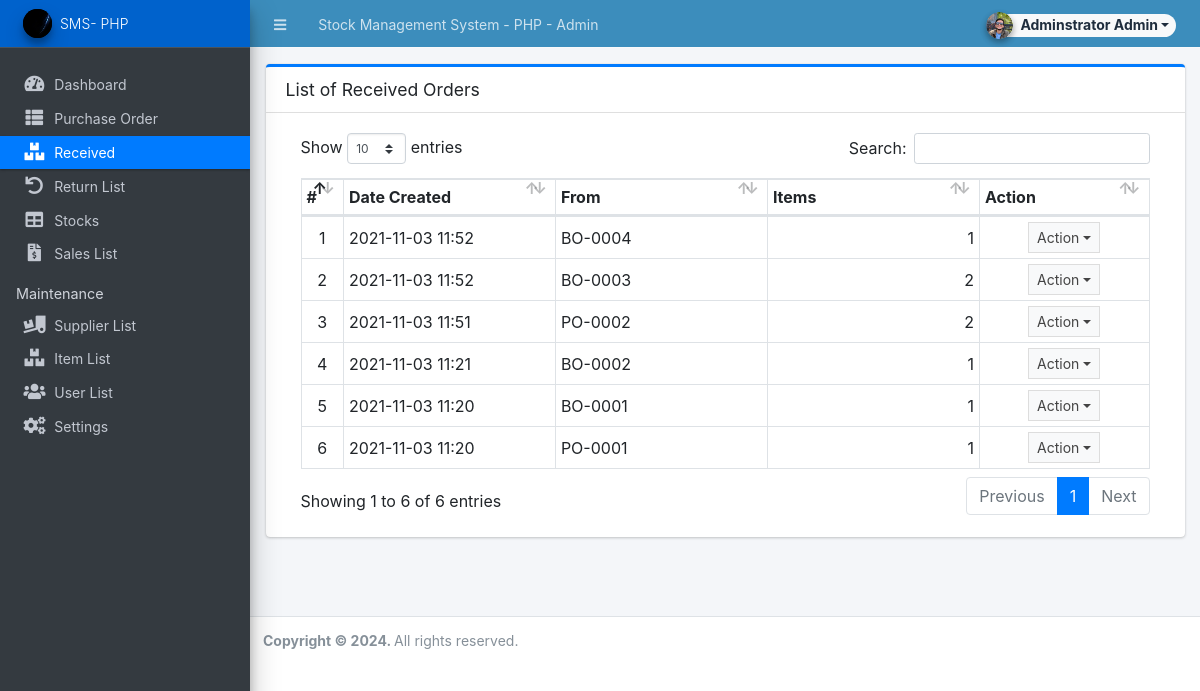
/admin/?page=receiving (signed in), run on the app's committed database.
### tables this page shows
CREATE TABLE `receiving_list` (
  `id` int(30) NOT NULL,
  `form_id` int(30) NOT NULL,
  `from_order` tinyint(1) NOT NULL DEFAULT 1 COMMENT '1=PO ,2 = BO',
  `amount` float NOT NULL DEFAULT 0,
  `discount_perc` float NOT NULL DEFAULT 0,
  `discount` float NOT NULL DEFAULT 0,
  `tax_perc` float NOT NULL DEFAULT 0,
  `tax` float NOT NULL DEFAULT 0,
  `stock_ids` text DEFAULT NULL,
  `remarks` text DEFAULT NULL,
  `date_created` datetime NOT NULL DEFAULT current_timestamp(),
  `date_updated` datetime NOT NULL DEFAULT current_timestamp() ON UPDATE current_timestamp()
);

CREATE TABLE `back_order_list` (
  `id` int(30) NOT NULL,
  `receiving_id` int(30) NOT NULL,
  `po_id` int(30) NOT NULL,
  `bo_code` varchar(50) NOT NULL,
  `supplier_id` int(30) NOT NULL,
  `amount` float NOT NULL,
  `discount_perc` float NOT NULL DEFAULT 0,
  `discount` float NOT NULL DEFAULT 0,
  `tax_perc` float NOT NULL DEFAULT 0,
  `tax` float NOT NULL DEFAULT 0,
  `remarks` text DEFAULT NULL,
  `status` tinyint(4) NOT NULL DEFAULT 0 COMMENT '0 = pending, 1 = partially received, 2 =received',
  `date_created` datetime NOT NULL DEFAULT current_timestamp(),
  `date_updated` datetime NOT NULL DEFAULT current_timestamp() ON UPDATE current_timestamp()
);

CREATE TABLE `purchase_order_list` (
  `id` int(30) NOT NULL,
  `po_code` varchar(50) NOT NULL,
  `supplier_id` int(30) NOT NULL,
  `amount` float NOT NULL,
  `discount_perc` float NOT NULL DEFAULT 0,
  `discount` float NOT NULL DEFAULT 0,
  `tax_perc` float NOT NULL DEFAULT 0,
  `tax` float NOT NULL DEFAULT 0,
  `remarks` text NOT NULL,
  `status` tinyint(4) NOT NULL DEFAULT 0 COMMENT '0 = pending, 1 = partially received, 2 =received',
  `date_created` datetime NOT NULL DEFAULT current_timestamp(),
  `date_updated` datetime NOT NULL DEFAULT current_timestamp() ON UPDATE current_timestamp()
);

### config.php (called while the page is built, shortened)
<?php
require_once('classes/DBConnection.php');
require_once('classes/SystemSettings.php');
function validate_image($file){
	if(!empty($file)){
        $ex = explode('?',$file);
        $file = $ex[0];
        $param =  isset($ex[1]) ? '?'.$ex[1]  : '';
		if(is_file(base_app.$file)){
			return base_url.$file.$param;
		}else{
			return base_url.'dist/img/1.jpg';
		}
	}else{
		return base_url.'dist/img/1.jpg';
	}
}
function isMobileDevice(){
    $aMobileUA = array(
        '/iphone/i' => 'iPhone',
        '/ipod/i' => 'iPod',
        '/ipad/i' => 'iPad',
        '/android/i' => 'Android',
        '/blackberry/i' => 'BlackBerry',
        '/webos/i' => 'Mobile'
    );
    return false;
}

### classes/DBConnection.php (called while the page is built, shortened)
<?php
class DBConnection{
    private $host = DB_SERVER;
    private $username = DB_USERNAME;
    private $password = DB_PASSWORD;
    private $database = DB_NAME;
    public $conn;
    public function __construct(){
        if (!isset($this->conn)) {
            $this->conn = new mysqli($this->host, $this->username, $this->password, $this->database);
        }
    }
}
?>

### classes/SystemSettings.php (called while the page is built, shortened)
<?php
class SystemSettings extends DBConnection{
	function userdata($field = ''){
		if(!empty($field)){
			if(isset($_SESSION['userdata'][$field]))
				return $_SESSION['userdata'][$field];
			else
				return null;
		}else{
			return false;
		}
	}
	function info($field=''){
		if(!empty($field)){
			if(isset($_SESSION['system_info'][$field]))
				return $_SESSION['system_info'][$field];
			else
				return false;
		}else{
			return false;
		}
	}
}
$_settings = new SystemSettings();
?>

### admin/receiving/index.php (the view, shortened to what this page needs)
<div class="card card-outline card-primary">
	<div class="card-header">
		<h3 class="card-title">List of Received Orders</h3>
	</div>
	<div class="card-body">
		<div class="container-fluid">
        <div class="container-fluid">
			<table class="table table-bordered table-stripped">
                    <colgroup>
                        <col width="5%">
                        <col width="25%">
                        <col width="25%">
                        <col width="25%">
                        <col width="20%">
                    </colgroup>
                    <thead>
                        <tr>
                            <th>#</th>
                            <th>Date Created</th>
                            <th>From</th>
                            <th>Items</th>
                            <th>Action</th>
                        </tr>
                    </thead>
                    <tbody>
                        <?php
                        $i = 1;
                        $qry = $conn->query("SELECT * FROM `receiving_list` order by `date_created` desc");
                        while($row = $qry->fetch_assoc()):
                            $row['items'] = explode(',',$row['stock_ids']);
                            if($row['from_order'] == 1){
                                $code = $conn->query("SELECT po_code from `purchase_order_list` where id='{$row['form_id']}' ")->fetch_assoc()['po_code'];
                            }else{
                                $code = $conn->query("SELECT bo_code from `back_order_list` where id='{$row['form_id']}' ")->fetch_assoc()['bo_code'];
                            }
                        ?>
                            <tr>
                                <td class="text-center"><?php echo $i++; ?></td>
                                <td><?php echo date("Y-m-d H:i",strtotime($row['date_created'])) ?></td>
                                <td><?php echo $code ?></td>
                                <td class="text-right"><?php echo number_format(count($row['items'])) ?></td>
                                <td align="center">
                                    <button type="button" class="btn btn-flat btn-default btn-sm dropdown-toggle dropdown-icon" data-toggle="dropdown">
                                            Action
                                    </button>
                                </td>
                            </tr>
                        <?php endwhile; ?>
                    </tbody>
                </table>
		</div>
		</div>
	</div>
</div>

### admin/index.php (shortened to what this page needs)
<?php require_once('../config.php'); ?>
 <!DOCTYPE html>
<html lang="en" class="" style="height: auto;">
<?php require_once('inc/header.php') ?>
  <body class="sidebar-mini layout-fixed control-sidebar-slide-open layout-navbar-fixed sidebar-mini-md sidebar-mini-xs" data-new-gr-c-s-check-loaded="14.991.0" data-gr-ext-installed="" style="height: auto;">
    <div class="wrapper">
     <?php require_once('inc/topBarNav.php') ?>
     <?php require_once('inc/navigation.php') ?>
     <?php $page = isset($_GET['page']) ? $_GET['page'] : 'home';  ?>
      <div class="content-wrapper pt-3" style="min-height: 567.854px;">
        <section class="content ">
          <div class="container-fluid">
            <?php
              if(!file_exists($page.".php") && !is_dir($page)){
                  include '404.html';
              }else{
                if(is_dir($page))
                  include $page.'/index.php';
                else
                  include $page.'.php';
              }
            ?>
          </div>
        </section>
      </div>
      <?php require_once('inc/footer.php') ?>
  </body>
</html>

### admin/inc/header.php (shortened to what this page needs)
<head>
    <link rel="stylesheet" href="<?php echo base_url ?>plugins/fontawesome-free/css/all.min.css">
    <link rel="stylesheet" href="<?php echo base_url ?>plugins/tempusdominus-bootstrap-4/css/tempusdominus-bootstrap-4.min.css">
  <link rel="stylesheet" href="<?php echo base_url ?>plugins/datatables-bs4/css/dataTables.bootstrap4.min.css">
  <link rel="stylesheet" href="<?php echo base_url ?>plugins/datatables-responsive/css/responsive.bootstrap4.min.css">
  <link rel="stylesheet" href="<?php echo base_url ?>plugins/datatables-buttons/css/buttons.bootstrap4.min.css">
  <link rel="stylesheet" href="<?php echo base_url ?>plugins/select2/css/select2.min.css">
  <link rel="stylesheet" href="<?php echo base_url ?>plugins/select2-bootstrap4-theme/select2-bootstrap4.min.css">
    <link rel="stylesheet" href="<?php echo base_url ?>plugins/icheck-bootstrap/icheck-bootstrap.min.css">
    <link rel="stylesheet" href="<?php echo base_url ?>plugins/jqvmap/jqvmap.min.css">
    <link rel="stylesheet" href="<?php echo base_url ?>dist/css/adminlte.css">
    <link rel="stylesheet" href="<?php echo base_url ?>dist/css/custom.css">
    <link rel="stylesheet" href="<?php echo base_url ?>plugins/overlayScrollbars/css/OverlayScrollbars.min.css">
    <link rel="stylesheet" href="<?php echo base_url ?>plugins/daterangepicker/daterangepicker.css">
    <link rel="stylesheet" href="<?php echo base_url ?>plugins/summernote/summernote-bs4.min.css">
  <link rel="stylesheet" href="<?php echo base_url ?>plugins/sweetalert2-theme-bootstrap-4/bootstrap-4.min.css">
  </head>

### admin/inc/topBarNav.php (shortened to what this page needs)
<nav class="main-header navbar navbar-expand navbar-dark border border-light border-top-0  border-left-0 border-right-0 navbar-light text-sm bg-lightblue">
  <ul class="navbar-nav">
    <li class="nav-item">
    <a class="nav-link" data-widget="pushmenu" href="#" role="button"><i class="fas fa-bars"></i></a>
    </li>
    <li class="nav-item d-none d-sm-inline-block">
      <a href="<?php echo base_url ?>" class="nav-link"><?php echo (!isMobileDevice()) ? $_settings->info('name'):$_settings->info('short_name'); ?> - Admin</a>
    </li>
  </ul>
  <ul class="navbar-nav ml-auto">
    <li class="nav-item">
      <div class="btn-group nav-link">
            <button type="button" class="btn btn-rounded badge badge-light dropdown-toggle dropdown-icon" data-toggle="dropdown">
              <span><img src="<?php echo validate_image($_settings->userdata('avatar')) ?>" class="img-circle elevation-2 user-img" alt="User Image"></span>
              <span class="ml-3"><?php echo ucwords($_settings->userdata('firstname').' '.$_settings->userdata('lastname')) ?></span>
            </button>
        </div>
    </li>
  </ul>
</nav>

### admin/inc/navigation.php (shortened to what this page needs)
<aside class="main-sidebar sidebar-dark-primary elevation-4 sidebar-no-expand">
  <a href="<?php echo base_url ?>admin" class="brand-link bg-primary text-sm">
    <img src="<?php echo validate_image($_settings->info('logo')) ?>" alt="Store Logo" class="brand-image img-circle elevation-3 bg-black" style="width: 1.8rem;height: 1.8rem;max-height: unset">
    <span class="brand-text font-weight-light"><?php echo $_settings->info('short_name') ?></span>
  </a>
  <div class="sidebar os-host os-theme-light os-host-overflow os-host-overflow-y os-host-resize-disabled os-host-transition os-host-scrollbar-horizontal-hidden">
    <div class="os-content-glue" style="margin: 0px -8px; width: 249px; height: 646px;"></div>
    <div class="os-padding">
      <div class="os-viewport os-viewport-native-scrollbars-invisible" style="overflow-y: scroll;">
        <div class="os-content" style="padding: 0px 8px; height: 100%; width: 100%;">
          <nav class="mt-4">
            <ul class="nav nav-pills nav-sidebar flex-column text-sm nav-compact nav-flat nav-child-indent nav-collapse-hide-child" data-widget="treeview" role="menu" data-accordion="false">
              <li class="nav-item dropdown">
                <a href="./" class="nav-link nav-home">
                  <i class="nav-icon fas fa-tachometer-alt"></i>
                  <p>
                    Dashboard
                  </p>
                </a>
              </li>
              <li class="nav-item">
                <a href="<?php echo base_url ?>admin/?page=purchase_order" class="nav-link nav-purchase_order">
                  <i class="nav-icon fas fa-th-list"></i>
                  <p>
                    Purchase Order
                  </p>
                </a>
              </li>
              <li class="nav-item">
                <a href="<?php echo base_url ?>admin/?page=receiving" class="nav-link nav-receiving">
                  <i class="nav-icon fas fa-boxes"></i>
                  <p>
                    Received
                  </p>
                </a>
              </li>
              <li class="nav-item">
                <a href="<?php echo base_url ?>admin/?page=return" class="nav-link nav-return">
                  <i class="nav-icon fas fa-undo"></i>
                  <p>
                    Return List
                  </p>
                </a>
              </li>
              <li class="nav-item">
                <a href="<?php echo base_url ?>admin/?page=stocks" class="nav-link nav-stocks">
                  <i class="nav-icon fas fa-table"></i>
                  <p>
                    Stocks
                  </p>
                </a>
              </li>
              <li class="nav-item">
                <a href="<?php echo base_url ?>admin/?page=sales" class="nav-link nav-sales">
                  <i class="nav-icon fas fa-file-invoice-dollar"></i>
                  <p>
                    Sales List
                  </p>
                </a>
              </li>
              <?php if ($_settings->userdata('type') == 1) : ?>
                <li class="nav-header">Maintenance</li>
                <li class="nav-item dropdown">
                  <a href="<?php echo base_url ?>admin/?page=maintenance/supplier" class="nav-link nav-maintenance_supplier">
                    <i class="nav-icon fas fa-truck-loading"></i>
                    <p>
                      Supplier List
                    </p>
                  </a>
                </li>
                <li class="nav-item dropdown">
                  <a href="<?php echo base_url ?>admin/?page=maintenance/item" class="nav-link nav-maintenance_item">
                    <i class="nav-icon fas fa-boxes"></i>
                    <p>
                      Item List
                    </p>
                  </a>
                </li>
                <li class="nav-item dropdown">
                  <a href="<?php echo base_url ?>admin/?page=user/list" class="nav-link nav-user_list">
                    <i class="nav-icon fas fa-users"></i>
                    <p>
                      User List
                    </p>
                  </a>
                </li>
                <li class="nav-item dropdown">
                  <a href="<?php echo base_url ?>admin/?page=system_info" class="nav-link nav-system_info">
                    <i class="nav-icon fas fa-cogs"></i>
                    <p>
                      Settings
                    </p>
                  </a>
                </li>
              <?php endif; ?>
            </ul>
          </nav>
        </div>
      </div>
    </div>
  </div>
</aside>

### admin/inc/footer.php (shortened to what this page needs)
<footer class="main-footer text-sm">
  <strong>Copyright © <?php echo date('Y') ?>.
  </strong>
  All rights reserved.
</footer>
</div>

### admin/inc/topBarNav.php (style rules this page uses)
.user-img { position: absolute; height: 27px; width: 27px; object-fit: cover; left: -7%; top: -12%; }
.btn-rounded { border-radius: 50px; }

### data on the page
receiving_list: date_created "2021-11-03 11:52", form.bo_code "BO-0004", count($row['items']) "1"
receiving_list: date_created "2021-11-03 11:52", form.bo_code "BO-0003", count($row['items']) "2"
receiving_list: date_created "2021-11-03 11:51", form.po_code "PO-0002", count($row['items']) "2"
receiving_list: date_created "2021-11-03 11:21", form.bo_code "BO-0002", count($row['items']) "1"
receiving_list: date_created "2021-11-03 11:20", form.bo_code "BO-0001", count($row['items']) "1"
receiving_list: date_created "2021-11-03 11:20", form.po_code "PO-0001", count($row['items']) "1"

### other printed values
$_settings->info('name') "Stock Management System - PHP"
$_settings->userdata('firstname').' '.$_settings->userdata('lastname') "Adminstrator Admin"
$_settings->info('short_name') "SMS- PHP"
